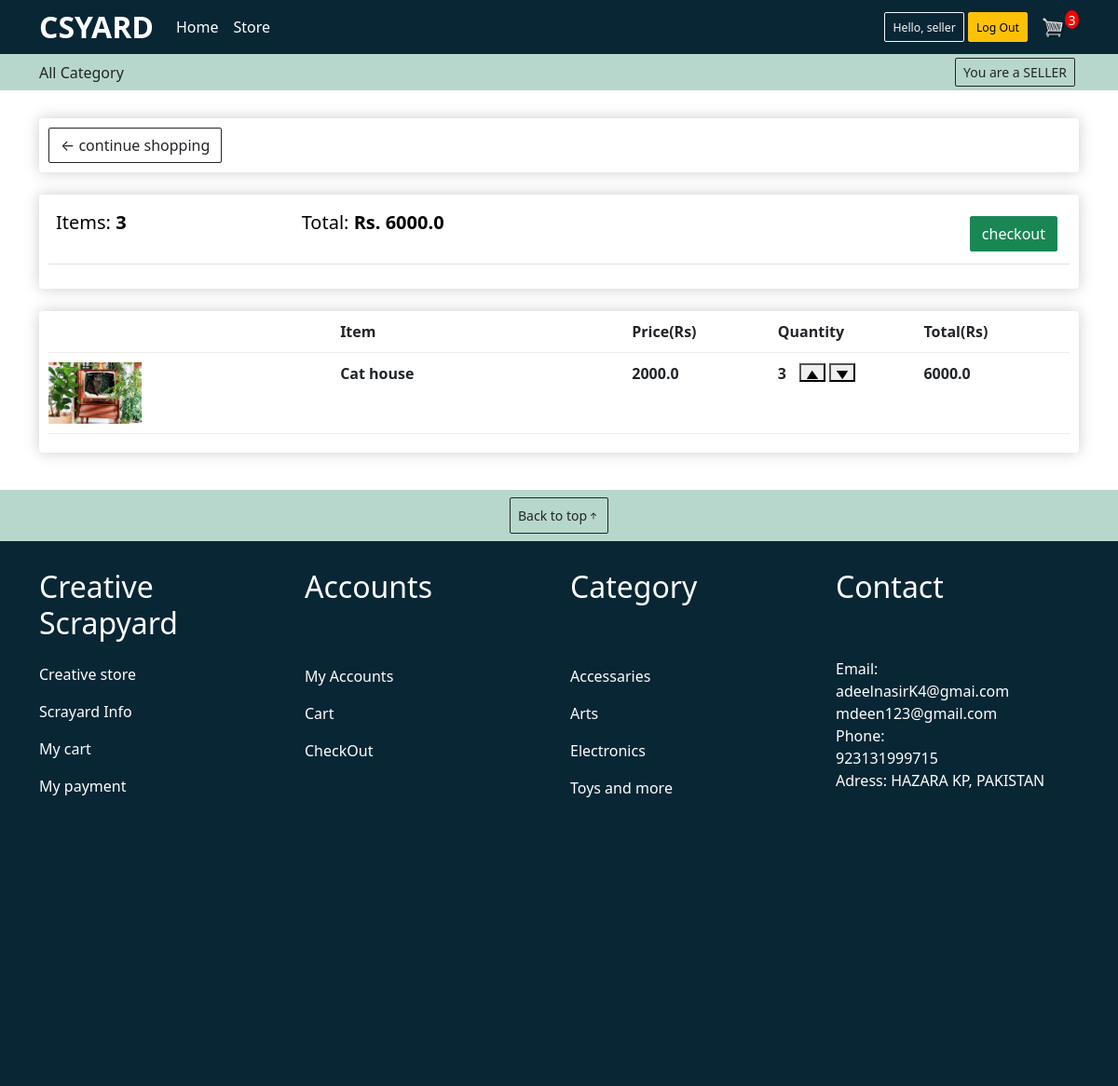
The app's page /cart/ (signed in) with its own data.
### store/models.py (models this page shows, shortened)
class User(AbstractBaseUser):
    email = models.EmailField(unique=True)
    username = models.CharField(max_length=200)
    is_admin = models.BooleanField(default=False)
    is_active = models.BooleanField(default=True)
    class Role(models.TextChoices):
        CUSTOMER= "CUSTOMER", 'customer'
        SELLER= "SELLER", 'seller'
    base_role = Role.CUSTOMER
    USERNAME_FIELD = 'email'
    REQUIRED_FIELDS = ['username']
    objects = CustomUserManager()
    role = models.CharField(max_length=50, choices=Role.choices)
    def __str__(self):
        return self.email

class Order(models.Model):
    customer = models.ForeignKey(User, on_delete=models.CASCADE, null=True)
    date_order = models.DateTimeField(auto_now_add=True)
    complete = models.BooleanField(default=False, null=True, blank=True)
    transaction_id = models.CharField(max_length=200, null=True)
    @property
    def get_cart_total(self):
        orderitems = self.order_item_set.all()
        total = sum([item.get_item_total for item in orderitems])
        return total
    @property
    def get_cart_item(self):
        orderitems = self.order_item_set.all()
        total = sum([item.quantity for item in orderitems])
        return total

class Order_item(models.Model):
    product = models.ForeignKey(Product, on_delete=models.CASCADE, null=True)
    order = models.ForeignKey(Order, on_delete=models.CASCADE, null=True)
    quantity = models.IntegerField(default=0, null=True, blank=True)
    date_added = models.DateTimeField(auto_now_add=True)
    @property
    def get_item_total(self):
        total = self.product.price*self.quantity
        return total

class Product(models.Model):
    seller = models.ForeignKey(User, on_delete=models.CASCADE, null=True)
    name = models.CharField(max_length=200, null=True)
    price = models.FloatField()
    category = models.ForeignKey(Category, on_delete=models.SET_NULL, null=True)
    image = models.ImageField(null=True, blank=True)
    in_stock = models.BooleanField(default=True)
    @property
    def image_url(self):
        try:
            url = self.image.url
        except:
            url = ''
        return url

### store/views.py (the view)
# urls.py: path('cart/', views.cart, name= 'cart'),
def cart(request):
    if request.user.is_authenticated:
        customer = request.user
        order, create = Order.objects.get_or_create(customer=customer, complete=False)
        items = order.order_item_set.all()
        cartItems = order.get_cart_item
    else:
        items = []
        order = {'get_cart_item':0, 'get_cart_total':0}
        cartItems = order['get_cart_item']
    context = {'items':items, 'order': order, 'cartItems': cartItems}
    return render(request, 'store/cart.html', context)

### store/templates/store/cart.html
{% extends 'store/main.html' %}
{% load static %}
{% block content %}
<div class="container">
    <div class="row">
        <div class="col col-lg-12">
            <div class="box-element">
                <a class="btn btn-outline-dark" href="{% url 'store' %}">&#x2190; continue shopping</a>
            </div>
        <br>
            <div class="box-element">
                <table class="table">
                    <tr>
                        <th><h5>Items: <strong> {{ order.get_cart_item }}</strong></h5> </th>
                        <th><h5>Total: <strong>Rs. {{ order.get_cart_total }} </strong></h5> </th>
                        <th>
                            <a style="float: right; margin: 5px;" class="btn btn-success" href="{% url 'checkout' %}" >
                                checkout
                            </a>
                        </th>
                    </tr>
                </table>
            </div>
        <br>
            <div class="box-element">
                <div class="cart-row">
                    <div style="flex: 2;" ></div>
                    <div style="flex: 2;" ><strong>Item</strong></div>
                    <div style="flex: 1;" ><strong>Price(Rs)</strong></div>
                    <div style="flex: 1;" ><strong>Quantity</strong></div>
                    <div style="flex: 1;" ><strong>Total(Rs)</strong></div>
                </div>
                {% for item in items %}
                <div class="cart-row">
                    <div style="flex: 2;" >
                        <img class="row-image" src="{{ item.product.image_url }}" alt="placeholder"></div>
                    <div style="flex: 2;" ><strong>{{ item.product.name }}</strong></div>
                    <div style="flex: 1;" ><strong>{{ item.product.price }}</strong></div>
                    <div style="flex: 1;" >
                        <p class="quantity">{{ item.quantity }}</p>
                            <div class="quantity">
                                <button data-product="{{ item.product.id }}" data-action="add" class="update-cart">
                                    <img class=" chg-quantity" src="{% static 'images/arrow-up.png' %}" alt="arrow-up">
                                </button>
                                <button data-product="{{ item.product.id }}" data-action="remove" class="update-cart">
                                    <img class=" chg-quantity" src="{% static 'images/arrow-down.png' %}" alt="arrow-down">
                                </button>
                            </div>
                        </div>
                    <div style="flex: 1;" ><strong>{{ item.get_item_total }}</strong></div>
                </div>
                {% endfor %}
            </div>
        </div>
    </div>
</div>
{% endblock content %}

### store/templates/store/navbar.html (shortened to what this page needs)
{% load static %}
<nav class="navbar navbar-expand-lg navbar-dark navbar-bg">
  <div class="container ">
    <a class="navbar-brand" href="{% url 'home' %}">CSYARD</a>
    <div class="collapse navbar-collapse" id="navbarSupportedContent">
      <ul class="navbar-nav">
        <li class="nav-item active">
          <a class="nav-link text-white " href="{% url 'home' %}">Home</a>
        </li>
          <li class="nav-item ">
            <a class="nav-link text-white " href="{% url 'store' %}">Store</a>
          </li>
      </ul>
    </div>
    <div class="form-inline my-2 my-lg-0">
        {% if request.user.is_authenticated %}
        <button class="btn btn-outline-light btn-sm"><small>Hello, {{ request.user.username }} </small></button>
        <a href="{% url 'logout' %}"class="btn btn-warning btn-sm" ><small>Log Out</small></a>
        {% else %}
        <a href="{% url 'login' %}"class="btn btn-outline-light btn-sm"><small>Welcome, Log In</small></a>
        <a href="{% url 'register' %}"class="btn btn-warning btn-sm" ><small>Sign Up</small></a>
        {% endif %}
    </div>
    <a href="{% url 'cart' %}">
      <img  id="cart-icon" src="{% static 'images/cart.png' %}">
    </a>
    <p id="cart-total">{{ cartItems }}</p>
  </div>
</nav>
<nav class="navbar bg-expand-lg navbar-cat-bg">
 <div class="container ">
  <a class="nav-link" href="{% url 'store' %}" >All Category</a>
  {% if request.user.is_authenticated %}
  <div class="form-inline my-2 my-lg-0 p-1">
    <a href="#"class="btn btn-outline-dark btn-sm ">You are a {{request.user.role}}</a>
  </div>
  {% else %}
  <div class="form-inline my-2 my-lg-0 p-1">
    <a href="{% url 'seller-page' %}"class="btn btn-outline-dark btn-sm "><small> Become Seller</small></a>
  </div>
  {% endif %}
 </div>
</nav>

### static/css/main.css (style rules this page uses)
.navbar { padding: 0; }
.navbar-bg { background-color: #092635; }
.navbar-brand { font-size: 2rem; font-weight: 800; }
.navbar-cat-bg { background-color: #b8d7cc; }
.box-element { box-shadow:hsl(0, 0%, 80%) 0 0 16px; background-color: #fff; border-radius: 4px; padding: 10px; }
.col-lg-4, .col-md-4, .col { margin-top: 30px; }
#cart-icon { width:25px; display: inline-block; margin-left: 15px; }
#cart-total { display: block; text-align: center; color:#fff; background-color: red; width: 15px; height: 20px; border-radius: 50%; font-size: 14px; }
.row-image { width: 100px; }
.cart-row { display: flex; align-items: flex-stretch; padding-bottom: 10px; margin-bottom: 10px; border-bottom: 1px solid #ececec; }
.quantity { display: inline-block; font-weight: 700; padding-right:10px; }
.chg-quantity { width: 12px; cursor: pointer; display: block; margin-top: 5px; transition:.1s; }
.form-control, .btn { border-radius: 2px; }

### records on screen
User: user.username "seller", user.role "SELLER"
Order: get_cart_item "3", get_cart_total "6000.0"
Order_item: product.image_url (picture), product.name "Cat house", product.price "2000.0", quantity "3", get_item_total "6000.0"

### other values on screen
{{ cartItems }} "3"
